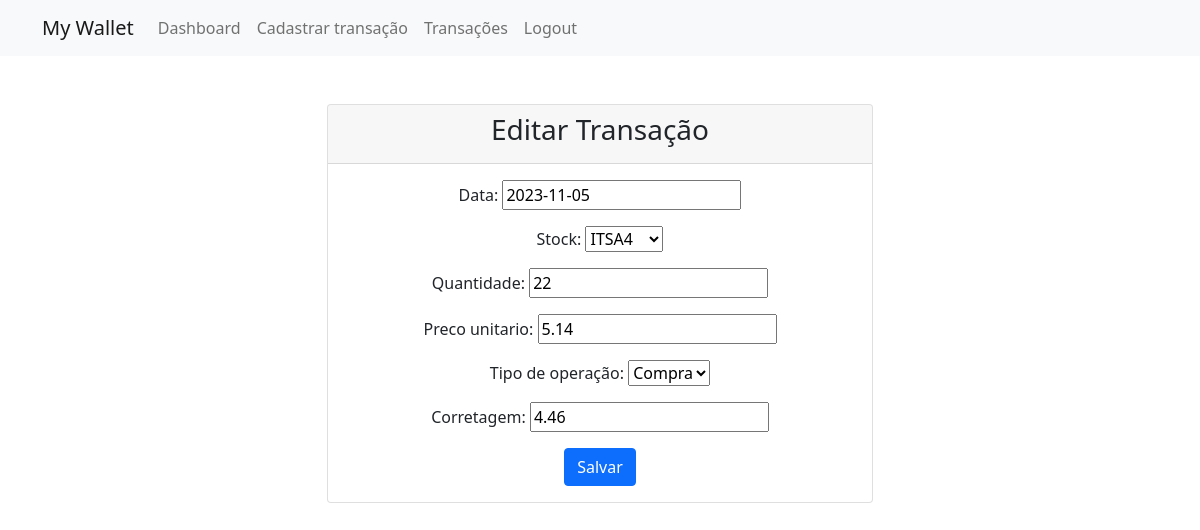
The page /transacao/2/editar (signed in) on the database its author committed.
### my_wallet/models.py (models this page shows, shortened)
class Transaction(models.Model):
    OPERATION_CHOICES = [
        ('C', 'Compra'),
        ('V', 'Venda'),
    ]
    data = models.DateField()
    stock = models.ForeignKey(Stock, on_delete=models.CASCADE)
    quantidade = models.PositiveIntegerField()
    preco_unitario = models.DecimalField(max_digits=8, decimal_places=2)
    tipo_operacao = models.CharField(max_length=1, choices=OPERATION_CHOICES)
    corretagem = models.DecimalField(max_digits=8, decimal_places=2)
    investor = models.ForeignKey(Investor, on_delete=models.CASCADE)

### my_wallet/views.py (the view)
# urls.py: path('transacao/<int:transacao_id>/editar', views.transaction_edit, name='transaction_edit'),
@login_required
def transaction_edit(request, transacao_id):
    transacao = get_object_or_404(Transaction, id=transacao_id)
    if request.method == 'POST':
        form = TransactionForm(request.POST, instance=transacao)
        if form.is_valid():
            form.save()
            return redirect('transactions')
    else:
        form = TransactionForm(instance=transacao)
    return render(request, 'transaction_edit.html', {'form': form})

### my_wallet/forms.py
class TransactionForm(forms.ModelForm):
    tipo_de_operacao_choices = [('C', 'Compra'), ('V', 'Venda')]
    tipo_de_operacao = forms.ChoiceField(choices=tipo_de_operacao_choices, label='Tipo de operação')
    class Meta:
        model = Transaction
        fields = ['data','stock', 'quantidade', 'preco_unitario', 'tipo_de_operacao', 'corretagem']
        Widgets = {
            'data': forms.DateInput(
                format=('%d/%m/%Y')
            )
        }

### my_wallet/models.py (called while the page is built)
    def __str__(self):
        return self.codigo

### my_wallet/templates/transaction_edit.html (shortened to what this page needs)
{% extends 'base.html' %}
{% block content %}
  <div class="container mt-5">
    <div class="row justify-content-center">
      <div class="col-md-6">
        <div class="card">
          <div class="card-header">
            <h3 class="text-center">Editar Transação</h3>
          </div>
          <div class="card-body text-center">
            <form method="POST" class="form">
              {{ form.as_p }}
              <div class="form-group">
                <button type="submit" class="btn btn-primary">Salvar</button>
              </div>
            </form>
          </div>
        </div>
      </div>
    </div>
  </div>
{% endblock %}

### rows shown on the page
Transaction: data "2023-11-05", stock "ITSA4", quantidade "22", preco_unitario "5.14", corretagem "4.46"
